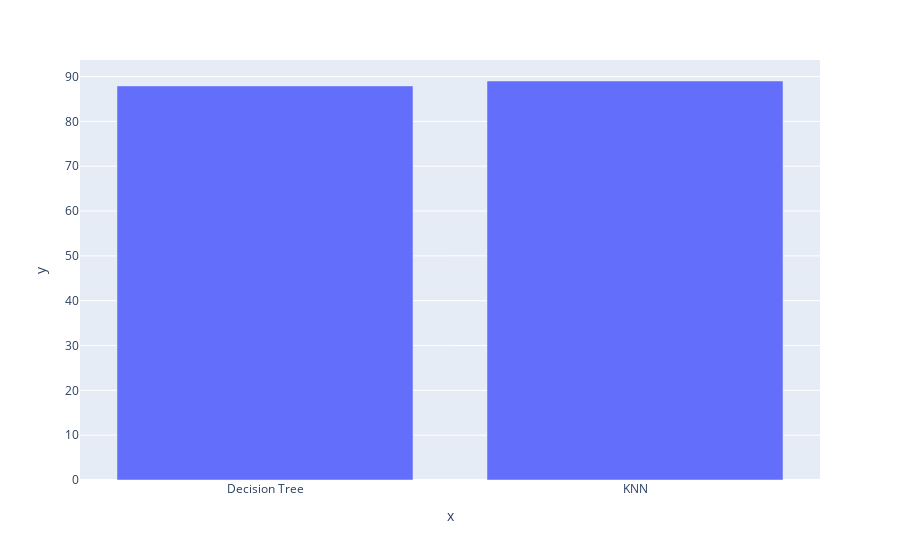

Notebook code cell kept with this figure:
### Code cell
sns.set(rc={'figure.figsize':(15,7)})
px.bar(x=algorithms,y=scores)

### Figure 1 — Plotly figure (JSON) as saved in the notebook; plotly's stock layout.template omitted (floating-point values rounded to 4 significant figures)
{"data": [{"alignmentgroup": "True", "hovertemplate": "x=%{x}<br>y=%{y}<extra></extra>", "legendgroup": "", "marker": {"color": "#636efa"}, "name": "", "offsetgroup": "", "orientation": "v", "showlegend": false, "textposition": "auto", "type": "bar", "x": ["Decision Tree", "KNN"], "xaxis": "x", "y": [87.91, 89.01], "yaxis": "y"}], "layout": {"barmode": "relative", "legend": {"tracegroupgap": 0}, "margin": {"t": 60}, "xaxis": {"anchor": "y", "domain": [0, 1], "title": {"text": "x"}}, "yaxis": {"anchor": "x", "domain": [0, 1], "title": {"text": "y"}}}}
